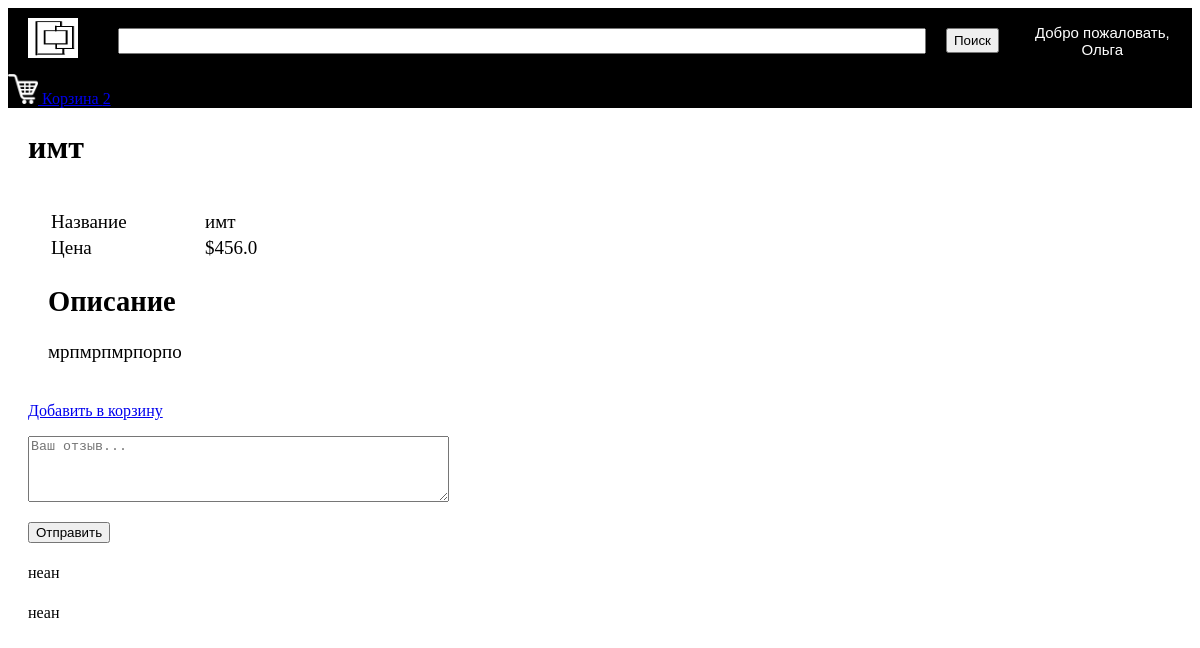
Page /productDescription?productId=1 (signed in) on the committed database.
### tables this page shows
CREATE TABLE users 
		(userId INTEGER PRIMARY KEY, 
		password TEXT,
		email TEXT,
		firstName TEXT,
		lastName TEXT,
		country TEXT, 
		city TEXT,
		address TEXT,
		zipcode TEXT,
		phone TEXT
		);

CREATE TABLE products
		(productId INTEGER PRIMARY KEY,
		name TEXT,
		price REAL,
		description TEXT,
		stock INTEGER,
		categoryId INTEGER,
		FOREIGN KEY(categoryId) REFERENCES categories(categoryId)
		);

CREATE TABLE comments
        (body TEXT,
        username TEXT,
        productId INTEGER,
        FOREIGN KEY(productId) REFERENCES products(productId)
        );

### main.py (the view)
@app.route("/productDescription")
def productDescription():
    loggedIn, firstName, noOfItems = getLoginDetails()
    productId = request.args.get('productId')
    with sqlite3.connect('database.db') as conn:
        cur = conn.cursor()
        cur.execute('SELECT productId, name, price, description, stock FROM products WHERE productId = ' + productId)
        productData = cur.fetchone()
        cur.execute('SELECT comments.body, comments.username FROM comments, products WHERE products.productId = comments.productId AND comments.productID = ' + str(productData[0]))
        comments = cur.fetchone()
    conn.close()
    return render_template("productDescription.html", data=productData, comments=comments, loggedIn = loggedIn, firstName = firstName, noOfItems = noOfItems)

### main.py (called while the page is built)
def getLoginDetails():
    with sqlite3.connect('database.db') as conn:
        cur = conn.cursor()
        if 'email' not in session:
            loggedIn = False
            firstName = ''
            noOfItems = 0
        else:
            loggedIn = True
            cur.execute("SELECT userId, firstName FROM users WHERE email = '" + session['email'] + "'")
            userId, firstName = cur.fetchone()
            cur.execute("SELECT count(productId) FROM basket WHERE userId = " + str(userId))
            noOfItems = cur.fetchone()[0]
    conn.close()
    return (loggedIn, firstName, noOfItems)

### templates/productDescription.html (shortened to what this page needs)
<!DOCTYPE HTML>
<html>
<head>
<link rel="stylesheet" href={{url_for('static', filename='css/productDescription.css')}} />
<link rel="stylesheet" href={{ url_for('static', filename='css/topStyle.css')}} />
</head>
<body>
<div id="title">
	<a href="/">
		<img id="logo" src= {{ url_for('static', filename='images/logo.png') }} />
	</a>
	<form>
		<input id="searchBox" type="text" name="searchQuery">
		<input id="searchButton" type="submit" value="Поиск">
	</form>
	{% if not loggedIn %}
	<div id="signInButton">
		<a class="link" href="/loginForm">Войти</a>
	</div>
	{% else %}
	<div class="dropdown">
		<button class="dropbtn">Добро пожаловать, <br>{{firstName}}</button>
	</div>
	{% endif %}
	<div id="basket">
		<a class="link" href="/basket">
			<img src={{url_for('static', filename='images/shoppingCart.png')}} id="cartIcon" />
			Корзина {{noOfItems}}
		</a>
	</div>
</div>
<div id="display">
	<div id="productName">
		<h1>{{data[1]}}</h1>
	</div>
	<div id="productDescription">
		<table id="descriptionTable">
			<tr>
				<td>Название</td>
				<td>{{data[1]}}</td>
			</tr>
			<tr>
				<td>Цена</td>
				<td>${{data[2]}}</td>
			</tr>
		</table>
		<h2>Описание</h2>
		<p>{{data[3]}}</p>
	</div>
	<div id="addToBasket">
		<a href="/addToBasket?productId={{request.args.get('productId')}}">Добавить в корзину</a>
	</div>
	{% if loggedIn %}
<form action='addComment' method='POST' class='form' align='left'>
<p><textarea rows='4' cols='50' placeholder='Ваш отзыв...' name='comment'></textarea></p>
<p><input type='submit' value='Отправить'></p>
</form>
{% endif %}
{% for i in comments %}
<p><h4 class="commenter">{{ comments[2] }}</h4><div class="comment">{{ comments[1] }}</div></p>
{% endfor %}
</div>
</body>
</html>

### static/css/productDescription.css (style rules this page uses)
#display { margin-top: 20px; margin-left: 20px; margin-right: 20px; margin-bottom: 20px; }
#productDescription { margin-left: 20px; margin-right: 20px; margin-top: 20px; margin-bottom: 20px; display: inline-block; font-size: 19px; }
#descriptionTable td { width: 150px; }

### static/css/topStyle.css (style rules this page uses)
#logo { height: 40px; width: 50px; margin-left: 20px; margin-top: 10px; margin-bottom: 10px; margin-right: 20px; float: left; }
#title { background-color: black; display: inline-block; width: 100%; }
#searchBox { height: 20px; width: 800px; margin-left: 20px; margin-top: 20px; margin-bottom: 20px; margin-right: 20px; float: left; font-size: 1.5em; }
#searchButton { height: 25px; margin-top: 20px; margin-bottom: 20px; margin-right: 20px; float: left; }
.dropbtn { background-color: black; color: white; padding: 16px; font-size: 15px; border: none; cursor: pointer; }
.dropdown { position: relative; float: left; }
#cartIcon { height: 30px; width: 30px; }

### rows in the picture
users: firstName "Ольга"
products: name "имт", price "456.0", description "мрпмрпмрпорпо"
comments: username "неан"

### other values in the picture
{{ noOfItems }} "2"
